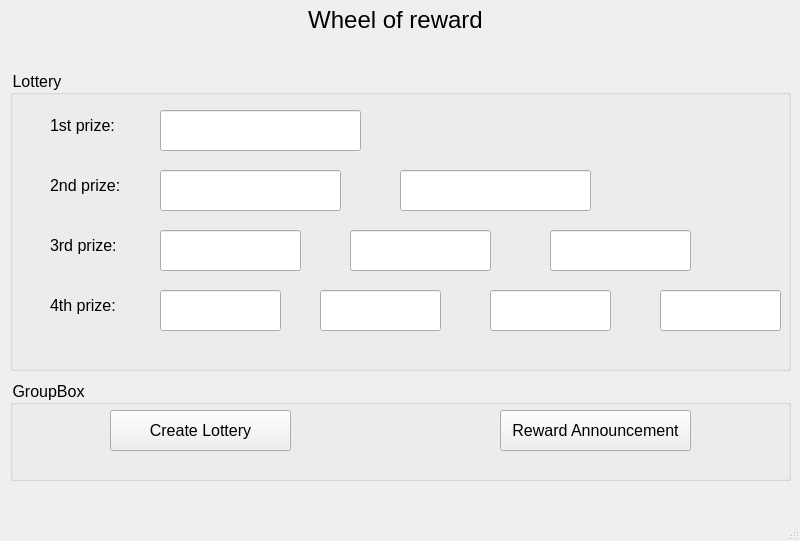
<?xml version="1.0" encoding="UTF-8"?>
<ui version="4.0">
 <class>MainWindow</class>
 <widget class="QMainWindow" name="MainWindow">
  <property name="geometry">
   <rect>
    <x>0</x>
    <y>0</y>
    <width>800</width>
    <height>541</height>
   </rect>
  </property>
  <property name="windowTitle">
   <string>MainWindow</string>
  </property>
  <property name="styleSheet">
   <string notr="true">font-size: 16px; </string>
  </property>
  <widget class="QWidget" name="centralwidget">
   <widget class="QLabel" name="label">
    <property name="geometry">
     <rect>
      <x>280</x>
      <y>0</y>
      <width>231</width>
      <height>41</height>
     </rect>
    </property>
    <property name="text">
     <string>&lt;html&gt;&lt;head/&gt;&lt;body&gt;&lt;p align=&quot;center&quot;&gt;&lt;span style=&quot; font-size:18pt;&quot;&gt;Wheel of reward&lt;/span&gt;&lt;/p&gt;&lt;/body&gt;&lt;/html&gt;</string>
    </property>
   </widget>
   <widget class="QGroupBox" name="groupBox">
    <property name="geometry">
     <rect>
      <x>10</x>
      <y>70</y>
      <width>781</width>
      <height>301</height>
     </rect>
    </property>
    <property name="title">
     <string>Lottery</string>
    </property>
    <widget class="QLabel" name="label_2">
     <property name="geometry">
      <rect>
       <x>40</x>
       <y>40</y>
       <width>91</width>
       <height>31</height>
      </rect>
     </property>
     <property name="text">
      <string>1st prize: </string>
     </property>
    </widget>
    <widget class="QLineEdit" name="lineEditFirstPrize">
     <property name="geometry">
      <rect>
       <x>150</x>
       <y>40</y>
       <width>201</width>
       <height>41</height>
      </rect>
     </property>
    </widget>
    <widget class="QLabel" name="label_3">
     <property name="geometry">
      <rect>
       <x>40</x>
       <y>100</y>
       <width>91</width>
       <height>31</height>
      </rect>
     </property>
     <property name="text">
      <string>2nd prize: </string>
     </property>
    </widget>
    <widget class="QLineEdit" name="lineEditSecondPrize_1">
     <property name="geometry">
      <rect>
       <x>150</x>
       <y>100</y>
       <width>181</width>
       <height>41</height>
      </rect>
     </property>
    </widget>
    <widget class="QLineEdit" name="lineEditSecondPrize_2">
     <property name="geometry">
      <rect>
       <x>390</x>
       <y>100</y>
       <width>191</width>
       <height>41</height>
      </rect>
     </property>
    </widget>
    <widget class="QLabel" name="label_4">
     <property name="geometry">
      <rect>
       <x>40</x>
       <y>160</y>
       <width>91</width>
       <height>31</height>
      </rect>
     </property>
     <property name="text">
      <string>3rd prize: </string>
     </property>
    </widget>
    <widget class="QLineEdit" name="lineEditThirdPrize_1">
     <property name="geometry">
      <rect>
       <x>150</x>
       <y>160</y>
       <width>141</width>
       <height>41</height>
      </rect>
     </property>
    </widget>
    <widget class="QLineEdit" name="lineEditThirdPrize_2">
     <property name="geometry">
      <rect>
       <x>340</x>
       <y>160</y>
       <width>141</width>
       <height>41</height>
      </rect>
     </property>
    </widget>
    <widget class="QLineEdit" name="lineEditThirdPrize_3">
     <property name="geometry">
      <rect>
       <x>540</x>
       <y>160</y>
       <width>141</width>
       <height>41</height>
      </rect>
     </property>
    </widget>
    <widget class="QLabel" name="label_5">
     <property name="geometry">
      <rect>
       <x>40</x>
       <y>220</y>
       <width>91</width>
       <height>31</height>
      </rect>
     </property>
     <property name="text">
      <string>4th prize: </string>
     </property>
    </widget>
    <widget class="QLineEdit" name="lineEditFourthPrize_1">
     <property name="geometry">
      <rect>
       <x>150</x>
       <y>220</y>
       <width>121</width>
       <height>41</height>
      </rect>
     </property>
    </widget>
    <widget class="QLineEdit" name="lineEditFourthPrize_2">
     <property name="geometry">
      <rect>
       <x>310</x>
       <y>220</y>
       <width>121</width>
       <height>41</height>
      </rect>
     </property>
    </widget>
    <widget class="QLineEdit" name="lineEditFourthPrize_3">
     <property name="geometry">
      <rect>
       <x>480</x>
       <y>220</y>
       <width>121</width>
       <height>41</height>
      </rect>
     </property>
    </widget>
    <widget class="QLineEdit" name="lineEditFourthPrize_4">
     <property name="geometry">
      <rect>
       <x>650</x>
       <y>220</y>
       <width>121</width>
       <height>41</height>
      </rect>
     </property>
    </widget>
   </widget>
   <widget class="QGroupBox" name="groupBox_2">
    <property name="geometry">
     <rect>
      <x>10</x>
      <y>380</y>
      <width>781</width>
      <height>101</height>
     </rect>
    </property>
    <property name="title">
     <string>GroupBox</string>
    </property>
    <widget class="QPushButton" name="pushButtonCreateLottery">
     <property name="geometry">
      <rect>
       <x>100</x>
       <y>30</y>
       <width>181</width>
       <height>41</height>
      </rect>
     </property>
     <property name="text">
      <string>Create Lottery</string>
     </property>
    </widget>
    <widget class="QPushButton" name="pushButtonReward">
     <property name="geometry">
      <rect>
       <x>490</x>
       <y>30</y>
       <width>191</width>
       <height>41</height>
      </rect>
     </property>
     <property name="text">
      <string>Reward Announcement</string>
     </property>
    </widget>
   </widget>
  </widget>
  <widget class="QMenuBar" name="menubar">
   <property name="geometry">
    <rect>
     <x>0</x>
     <y>0</y>
     <width>800</width>
     <height>27</height>
    </rect>
   </property>
  </widget>
  <widget class="QStatusBar" name="statusbar"/>
 </widget>
 <resources/>
 <connections/>
</ui>
